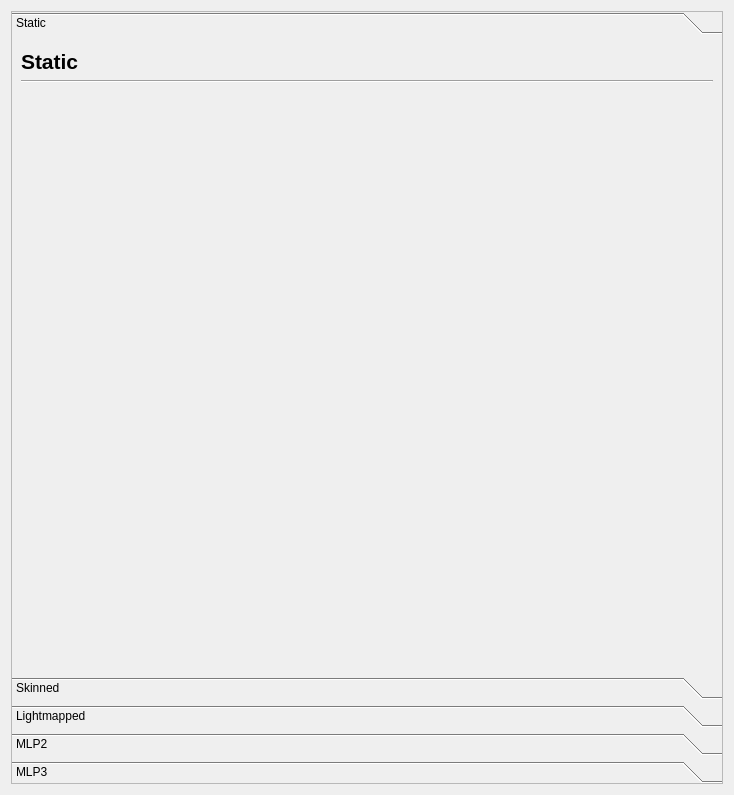
<?xml version="1.0" encoding="UTF-8"?>
<ui version="4.0">
 <class>Dialog</class>
 <widget class="QDialog" name="Dialog">
  <property name="geometry">
   <rect>
    <x>0</x>
    <y>0</y>
    <width>734</width>
    <height>795</height>
   </rect>
  </property>
  <property name="windowTitle">
   <string>Dialog</string>
  </property>
  <layout class="QGridLayout" name="gridLayout">
   <item row="0" column="0">
    <widget class="QToolBox" name="toolBox">
     <property name="frameShape">
      <enum>QFrame::StyledPanel</enum>
     </property>
     <property name="frameShadow">
      <enum>QFrame::Plain</enum>
     </property>
     <property name="lineWidth">
      <number>0</number>
     </property>
     <property name="currentIndex">
      <number>0</number>
     </property>
     <widget class="QWidget" name="page">
      <property name="geometry">
       <rect>
        <x>0</x>
        <y>0</y>
        <width>714</width>
        <height>640</height>
       </rect>
      </property>
      <attribute name="label">
       <string>Static</string>
      </attribute>
      <layout class="QGridLayout" name="gridLayout_6">
       <item row="2" column="0">
        <spacer name="verticalSpacer_2">
         <property name="orientation">
          <enum>Qt::Vertical</enum>
         </property>
         <property name="sizeHint" stdset="0">
          <size>
           <width>20</width>
           <height>40</height>
          </size>
         </property>
        </spacer>
       </item>
       <item row="0" column="0">
        <widget class="QLabel" name="label">
         <property name="font">
          <font>
           <family>Arial</family>
           <pointsize>16</pointsize>
           <weight>75</weight>
           <bold>true</bold>
          </font>
         </property>
         <property name="text">
          <string>Static</string>
         </property>
        </widget>
       </item>
       <item row="1" column="0">
        <widget class="Line" name="line">
         <property name="orientation">
          <enum>Qt::Horizontal</enum>
         </property>
        </widget>
       </item>
      </layout>
     </widget>
     <widget class="QWidget" name="page_2">
      <property name="geometry">
       <rect>
        <x>0</x>
        <y>0</y>
        <width>714</width>
        <height>640</height>
       </rect>
      </property>
      <attribute name="label">
       <string>Skinned</string>
      </attribute>
      <layout class="QGridLayout" name="gridLayout_5">
       <item row="0" column="0">
        <widget class="QLabel" name="label_2">
         <property name="font">
          <font>
           <family>Arial</family>
           <pointsize>16</pointsize>
           <weight>75</weight>
           <bold>true</bold>
          </font>
         </property>
         <property name="text">
          <string>Skinned</string>
         </property>
        </widget>
       </item>
       <item row="1" column="0">
        <widget class="Line" name="line_2">
         <property name="orientation">
          <enum>Qt::Horizontal</enum>
         </property>
        </widget>
       </item>
       <item row="2" column="0">
        <spacer name="verticalSpacer_3">
         <property name="orientation">
          <enum>Qt::Vertical</enum>
         </property>
         <property name="sizeHint" stdset="0">
          <size>
           <width>20</width>
           <height>40</height>
          </size>
         </property>
        </spacer>
       </item>
      </layout>
     </widget>
     <widget class="QWidget" name="page_3">
      <attribute name="label">
       <string>Lightmapped</string>
      </attribute>
      <layout class="QGridLayout" name="gridLayout_2">
       <item row="0" column="0">
        <widget class="QLabel" name="label_3">
         <property name="font">
          <font>
           <family>Arial</family>
           <pointsize>16</pointsize>
           <weight>75</weight>
           <bold>true</bold>
          </font>
         </property>
         <property name="text">
          <string>Lightmapped</string>
         </property>
        </widget>
       </item>
       <item row="1" column="0">
        <widget class="Line" name="line_5">
         <property name="orientation">
          <enum>Qt::Horizontal</enum>
         </property>
        </widget>
       </item>
       <item row="2" column="0">
        <spacer name="verticalSpacer">
         <property name="orientation">
          <enum>Qt::Vertical</enum>
         </property>
         <property name="sizeHint" stdset="0">
          <size>
           <width>20</width>
           <height>580</height>
          </size>
         </property>
        </spacer>
       </item>
      </layout>
     </widget>
     <widget class="QWidget" name="page_4">
      <attribute name="label">
       <string>MLP2</string>
      </attribute>
      <layout class="QGridLayout" name="gridLayout_3">
       <item row="0" column="0">
        <widget class="QLabel" name="label_4">
         <property name="font">
          <font>
           <family>Arial</family>
           <pointsize>16</pointsize>
           <weight>75</weight>
           <bold>true</bold>
          </font>
         </property>
         <property name="text">
          <string>Multilayered with 2 layers</string>
         </property>
        </widget>
       </item>
       <item row="1" column="0">
        <widget class="Line" name="line_4">
         <property name="orientation">
          <enum>Qt::Horizontal</enum>
         </property>
        </widget>
       </item>
       <item row="2" column="0">
        <spacer name="verticalSpacer_4">
         <property name="orientation">
          <enum>Qt::Vertical</enum>
         </property>
         <property name="sizeHint" stdset="0">
          <size>
           <width>20</width>
           <height>580</height>
          </size>
         </property>
        </spacer>
       </item>
      </layout>
     </widget>
     <widget class="QWidget" name="page_5">
      <attribute name="label">
       <string>MLP3</string>
      </attribute>
      <layout class="QGridLayout" name="gridLayout_4">
       <item row="0" column="0" colspan="2">
        <widget class="QLabel" name="label_5">
         <property name="font">
          <font>
           <family>Arial</family>
           <pointsize>16</pointsize>
           <weight>75</weight>
           <bold>true</bold>
          </font>
         </property>
         <property name="text">
          <string>Multilayered with 3 layers</string>
         </property>
        </widget>
       </item>
       <item row="2" column="0" colspan="2">
        <spacer name="verticalSpacer_5">
         <property name="orientation">
          <enum>Qt::Vertical</enum>
         </property>
         <property name="sizeHint" stdset="0">
          <size>
           <width>693</width>
           <height>580</height>
          </size>
         </property>
        </spacer>
       </item>
       <item row="1" column="0" colspan="2">
        <widget class="Line" name="line_3">
         <property name="orientation">
          <enum>Qt::Horizontal</enum>
         </property>
        </widget>
       </item>
      </layout>
     </widget>
    </widget>
   </item>
  </layout>
 </widget>
 <resources/>
 <connections/>
</ui>
